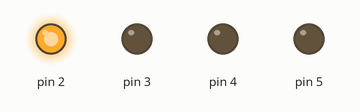
The sketch below on a simulated Arduino Uno, built with avr-gcc and run on an emulated ATmega328P. Shown: output pins drawn as LEDs (lit = HIGH).

Above: at 0.2 s.
At 1.2 s:
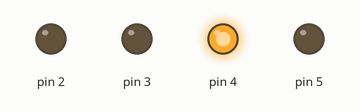
At 2.0 s:
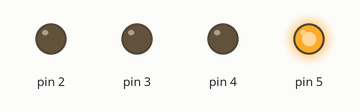
At 4.7 s:
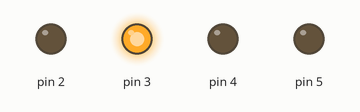
Timing chart, 0 to 5.2 s (numbered marks = the images above):
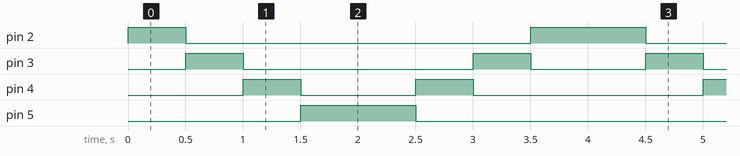

The sketch:

pinMode_digitalWrite.ino
```cpp
void setup() {
  for(int i=2; i<6;i++){
    pinMode(i,OUTPUT);
  }
}

void loop() {

  for(int i=2; i<6; i++){
    digitalWrite(i, HIGH);
    delay(500);
    digitalWrite(i, LOW);
  }

  for(int i=5; i>1; i--){
    digitalWrite(i, HIGH);
    delay(500);
    digitalWrite(i, LOW);
  }

}
```

Measured:
- by itself, pin 2: repeats every 4.0 s: LOW 3.0 s, HIGH 1.0 s
- by itself, pin 3: repeats every 4.0 s: LOW 2.0 s, HIGH 0.50 s, LOW 1.0 s, HIGH 0.50 s
- by itself, pin 4: repeats every 4.0 s: LOW 1.0 s, HIGH 0.50 s, LOW 2.0 s, HIGH 0.50 s
- by itself, pin 5: alternates HIGH for 1.0 s and LOW for 3.0 s
